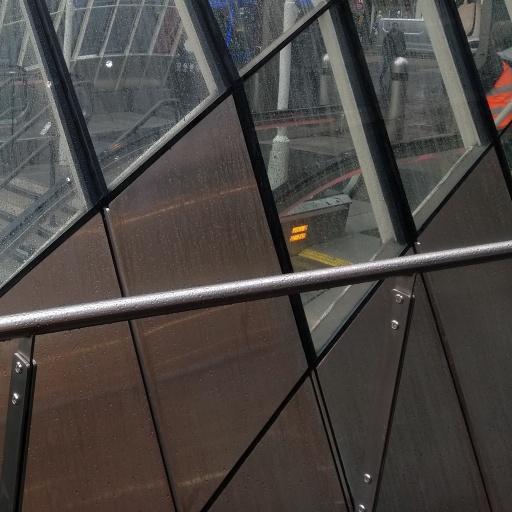
%> input picture dataset/enoch.bmp, 1024 x 1024 px (shown at 1/2 size)
$ octave run_simulation.m   (GNU Octave 9; MATLAB toolbox functions it lacks are replaced by stand-ins)
%> lines starting %> are read from the running program, lines starting %| are printed output that depends on the picture
### scripts/setup.m
%%-------------------------------------------------%
% Author: David Northcote
% Last Updated: 22/01/2019
% Organisation: University of Strathclyde
% Location: Glasgow, Scotland
%

%% Setup script for AR-LHT Simulation

% Add the higher level folder temporarily for this session.
addpath([newDir, '\dataset']);

% Set model parameters
height = 1024;
width = 1024;
minTheta = 0;
deltaTheta = 1;
maxTheta = 179;
maxRho = ceil(sqrt((height/2)^2+(width/2)^2));
R = 4;
K = (maxTheta + deltaTheta)/R;

% Get input to model
if ~exist('I', 'var')
    I = imread('enoch.bmp');
%> I is the input picture: size 1024x1024x3 uint8; mean R, G, B 74.5, 70, 66.8
end
    Ir = imresize(I, [height width]);
InputImage = double(Ir);

% Get Latency
L = 9;
StartL = 13;

% Get Time
f = 145e6;
fps = f/((height)*(width));
T = 1/f;
ts = (height*width+L+StartL)*T;

### scripts/pre_processing.m
%%-------------------------------------------------%
% Author: David Northcote
% Last Updated: 22/01/2019
% Organisation: University of Strathclyde
% Location: Glasgow, Scotland
%

%% AR-LHT Preprocessing

% Get grayscale
Iy = double(rgb2gray(Ir));

% Get sobel
Is = zeros(size(Iy));

if ~exist('Thresh', 'var')
    Thresh = 40;
end

sobelGy = [1 2 1; 0 0 0; -1 -2 -1];
sobelGx = [1 0 -1; 2 0 -2; 1 0 -1];

Gx = (imfilter(Iy, sobelGx, 'symmetric'));
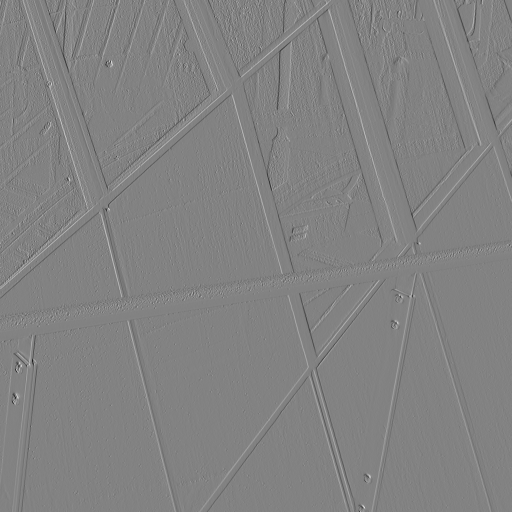
%> Gx: size 1024x1024 double (shown at 1/2 size); min -774, max 740, mean 0.2; drawn with min black and max white
Gy = (imfilter(Iy, sobelGy, 'symmetric'));
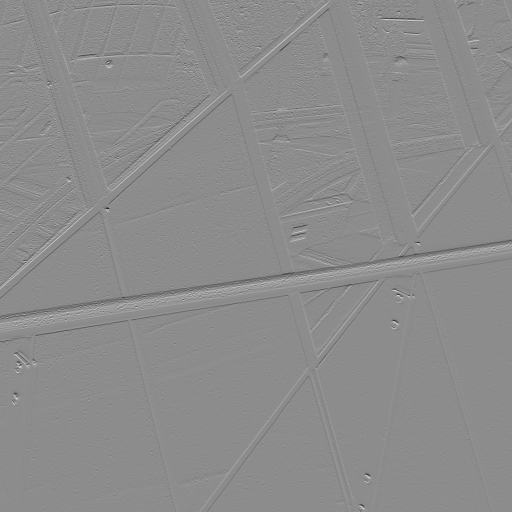
%> Gy: size 1024x1024 double (shown at 1/2 size); min -870, max 710, mean 0.3; drawn with min black and max white
Gmag = sqrt(double(Gx.^2 + Gy.^2));
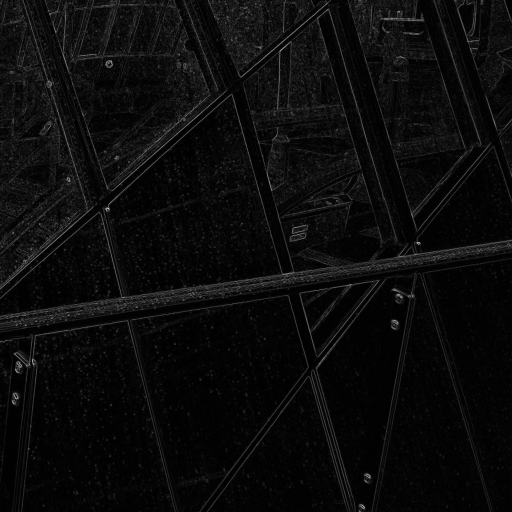
%> Gmag: size 1024x1024 double (shown at 1/2 size); min 0, max 946.2, mean 42.9; drawn with min black and max white
Gdir = round(double(rad2deg(atan(Gy./Gx))));
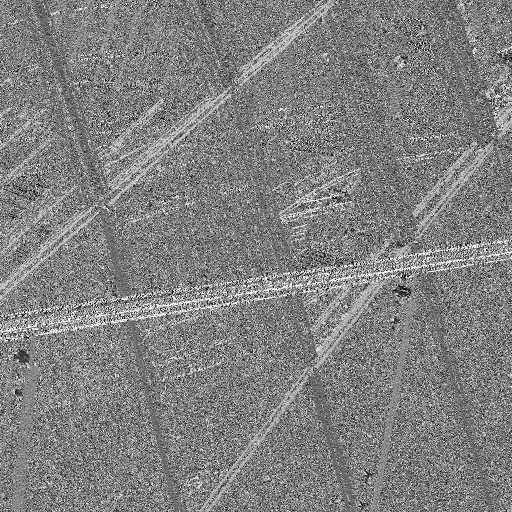
%> Gdir: size 1024x1024 double (shown at 1/2 size); 0.23% of the values are NaN or infinite; the others: min -90, max 90, mean 1.27; drawn with min black, max white, NaN and infinite black

for i = 1:height
    for j = 1:width

        % Edge Image
        if Gmag(i,j)*2^(-2) >= Thresh
            Is(i,j) = 1;
        else
            Is(i,j) = 0;
        end

        % Correct Orientation
        if Gdir(i,j) < 0
            Gdir(i,j) = Gdir(i,j) + maxTheta + deltaTheta;
        end

        if ~Is(i, j)
            Gdir(i, j) = 255;
        end

    end
end
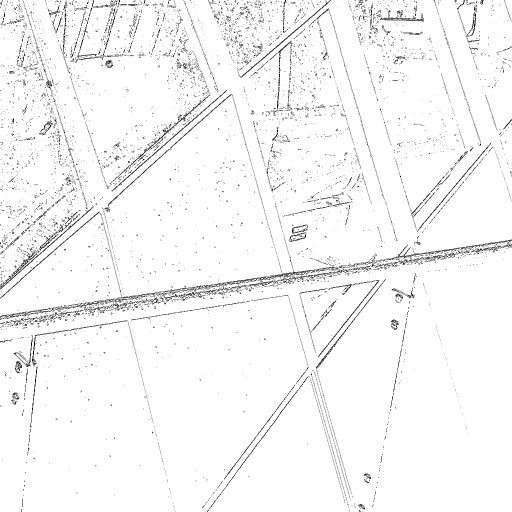
%> Gdir: size 1024x1024 double (shown at 1/2 size); min 0, max 255, mean 246.9
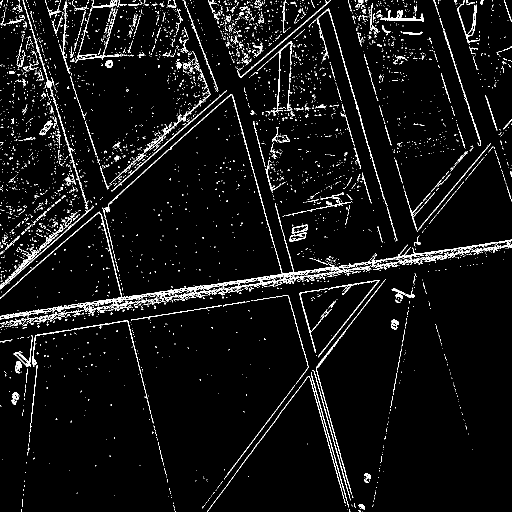
%> Is: size 1024x1024 double (shown at 1/2 size); values 0 (black) and 1 (white), 4.9% white in thin lines or dots

% Set InputImage
InputImage = uint8(Gdir);
%> InputImage: size 1024x1024 uint8

### models/ar_lht_hw/run_simulation.m
%%-------------------------------------------------%
% Author: David Northcote
% Last Updated: 22/01/2019
% Organisation: University of Strathclyde
% Location: Glasgow, Scotland
%

% The ar_lht_hw model will be ran twice for two candidate images. These are
% enoch.bmp and bars.bmp contained in the /dataset folder. Each image
% requires separate Line and Sobel Threshold parameters. These
% are set prior to running the AR-LHT simulation. The first image to be
% processed is enoch.bmp. This image is the default for running the
% ar_lht_hw simulation. The required threshold values are set during the
% preprocessing step and postprocessing step.

%% Run Simulation (Image 1)
% The model is opened and contains a preload function in its
% callback properties that defines where to find other dependant scripts
% and datasets in the arlht2fpga repository.
open ar_lht_hw;

% Next, the model is configured with a set of system parameters. These
% include the candidate image height and width, the system sample rate and operating
% frequency, and the AR-LHT constraints.
setup;

% Before simulation, the candidate image is preprocessed using a sobel
% filter to extract the image edge response and gradient orientation. These
% are later used by the AR-LHT simulation.
pre_processing;

% The set_param command is used to update/compile the system.
set_param('ar_lht_hw', 'SimulationCommand', 'update')
%> (this line was passed over: set_param is not available in this run)

% The simulation is ran for two frames of the candidate image. Two frames
% are necessary as the system does not contain a double buffer.
set_param('ar_lht_hw', 'SimulationCommand', 'start');
%> (this line was passed over: set_param is not available in this run)

% Wait for simulation end
%> (the run ends here)
